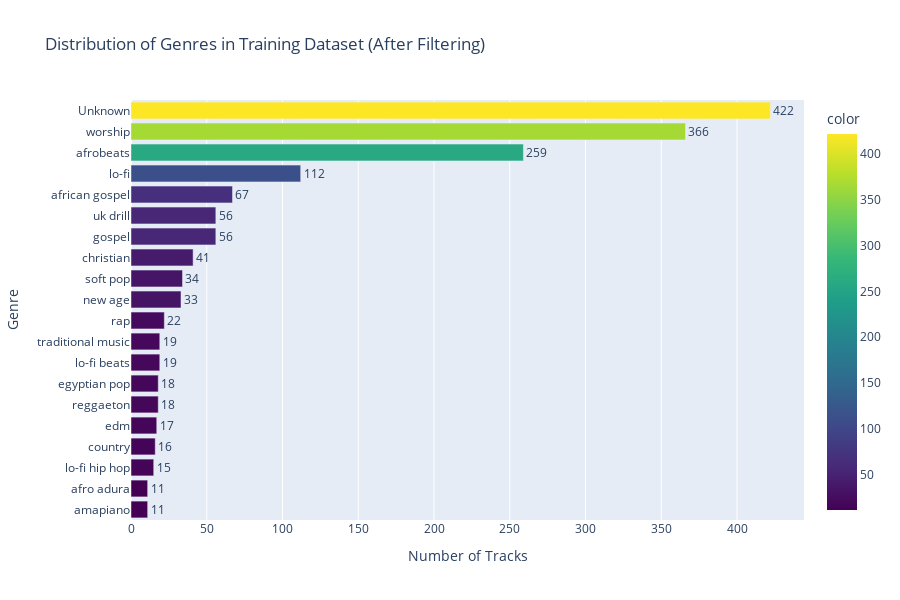

The cell this chart's notebook holds for it:
### Markdown cell above
## 4. Feature and Target Analysis and Visualization


Before training the models, it's essential to understand the structure and relationships within our features. This exploratory analysis will help to provide a detailed inventory and analysis of our 348 features to ensure they are suitable for machine learning. We will investigate:

1. **Understand class balance** - Are some genres overrepresented?
2.  **Feature Inventory**: A detailed breakdown of all simple and array-based features.
3.  **Feature Correlation**: A heatmap to identify and understand relationships between features.
4.  **Feature Scaling**: An analysis of feature ranges to demonstrate the necessity of standardization.

### Code cell
# Visualization 1: Genre Distribution
print(f"{'='*70}")
print(f"VISUALIZATION 1: GENRE DISTRIBUTION")
print(f"{'='*70}\n")

# Ensure df_filtered exists (prepare_data created a local df_filtered; recreate here if missing)
if 'df_filtered' not in globals():
    print("df_filtered not found in global scope — creating df_filtered from df_tracks (genres with >= 10 samples)...")
    genre_counts_all = df_tracks['genre'].value_counts()
    genres_to_keep = genre_counts_all[genre_counts_all >= 10].index
    df_filtered = df_tracks[df_tracks['genre'].isin(genres_to_keep)].copy()
    print(f"  → df_filtered created: {len(df_filtered)} tracks across {len(genres_to_keep)} genres")
else:
    print("Using existing df_filtered from global scope")

# Prepare data for visualization
genre_dist = df_filtered['genre'].value_counts().sort_values(ascending=True)

# Create horizontal bar chart for better label readability
fig_genre_dist = px.bar(
    x=genre_dist.values,
    y=genre_dist.index,
    orientation='h',
    labels={'x': 'Number of Tracks', 'y': 'Genre'},
    title='Distribution of Genres in Training Dataset (After Filtering)',
    color=genre_dist.values,
    color_continuous_scale='Viridis',
    text=genre_dist.values
)

fig_genre_dist.update_traces(texttemplate='%{text}', textposition='outside')
fig_genre_dist.update_layout(
    height=600,
    showlegend=False,
    xaxis_title='Number of Tracks',
    yaxis_title='Genre'
)

fig_genre_dist.show()

# Calculate imbalance metrics
max_count = genre_dist.max()
min_count = genre_dist.min()
imbalance_ratio = max_count / min_count

print(f"\nClass Balance Analysis:")
print(f"  Most common genre:  {genre_dist.index[-1]} ({max_count} tracks)")
print(f"  Least common genre: {genre_dist.index[0]} ({min_count} tracks)")
print(f"  Imbalance ratio:    {imbalance_ratio:.2f}:1")
print(f"  Mean tracks/genre:  {genre_dist.mean():.1f}")
print(f"  Median tracks/genre: {genre_dist.median():.1f}")

if imbalance_ratio > 10:
    print(f"\n⚠ Warning: Dataset is imbalanced (ratio > 10:1)")
    print(f"  The model may be biased toward majority classes.")
else:
    print(f"\n✓ Dataset has moderate imbalance (ratio < 10:1)")

### Figure 1 — Plotly figure (JSON) as saved in the notebook; plotly's stock layout.template omitted (floating-point values rounded to 4 significant figures)
{"data": [{"hovertemplate": "Number of Tracks=%{x}<br>Genre=%{y}<br>text=%{text}<br>color=%{marker.color}<extra></extra>", "legendgroup": "", "marker": {"color": [11, 11, 15, 16, 17, 18, 18, 19, 19, 22, 33, 34, 41, 56, 56, 67, 112, 259, 366, 422], "coloraxis": "coloraxis", "pattern": {"shape": ""}}, "name": "", "orientation": "h", "showlegend": false, "text": [11.0, 11.0, 15.0, 16.0, 17.0, 18.0, 18.0, 19.0, 19.0, 22.0, 33.0, 34.0, 41.0, 56.0, 56.0, 67.0, 112.0, 259.0, 366.0, 422.0], "textposition": "outside", "texttemplate": "%{text}", "type": "bar", "x": [11, 11, 15, 16, 17, 18, 18, 19, 19, 22, 33, 34, 41, 56, 56, 67, 112, 259, 366, 422], "xaxis": "x", "y": ["amapiano", "afro adura", "lo-fi hip hop", "country", "edm", "reggaeton", "egyptian pop", "lo-fi beats", "traditional music", "rap", "new age", "soft pop", "christian", "gospel", "uk drill", "african gospel", "lo-fi", "afrobeats", "worship", "Unknown"], "yaxis": "y"}], "layout": {"barmode": "relative", "coloraxis": {"colorbar": {"title": {"text": "color"}}, "colorscale": [[0, "#440154"], [0.1111, "#482878"], [0.2222, "#3e4989"], [0.3333, "#31688e"], [0.4444, "#26828e"], [0.5556, "#1f9e89"], [0.6667, "#35b779"], [0.7778, "#6ece58"], [0.8889, "#b5de2b"], [1, "#fde725"]]}, "height": 600, "legend": {"tracegroupgap": 0}, "showlegend": false, "title": {"text": "Distribution of Genres in Training Dataset (After Filtering)"}, "xaxis": {"anchor": "y", "domain": [0, 1], "title": {"text": "Number of Tracks"}}, "yaxis": {"anchor": "x", "domain": [0, 1], "title": {"text": "Genre"}}}}
